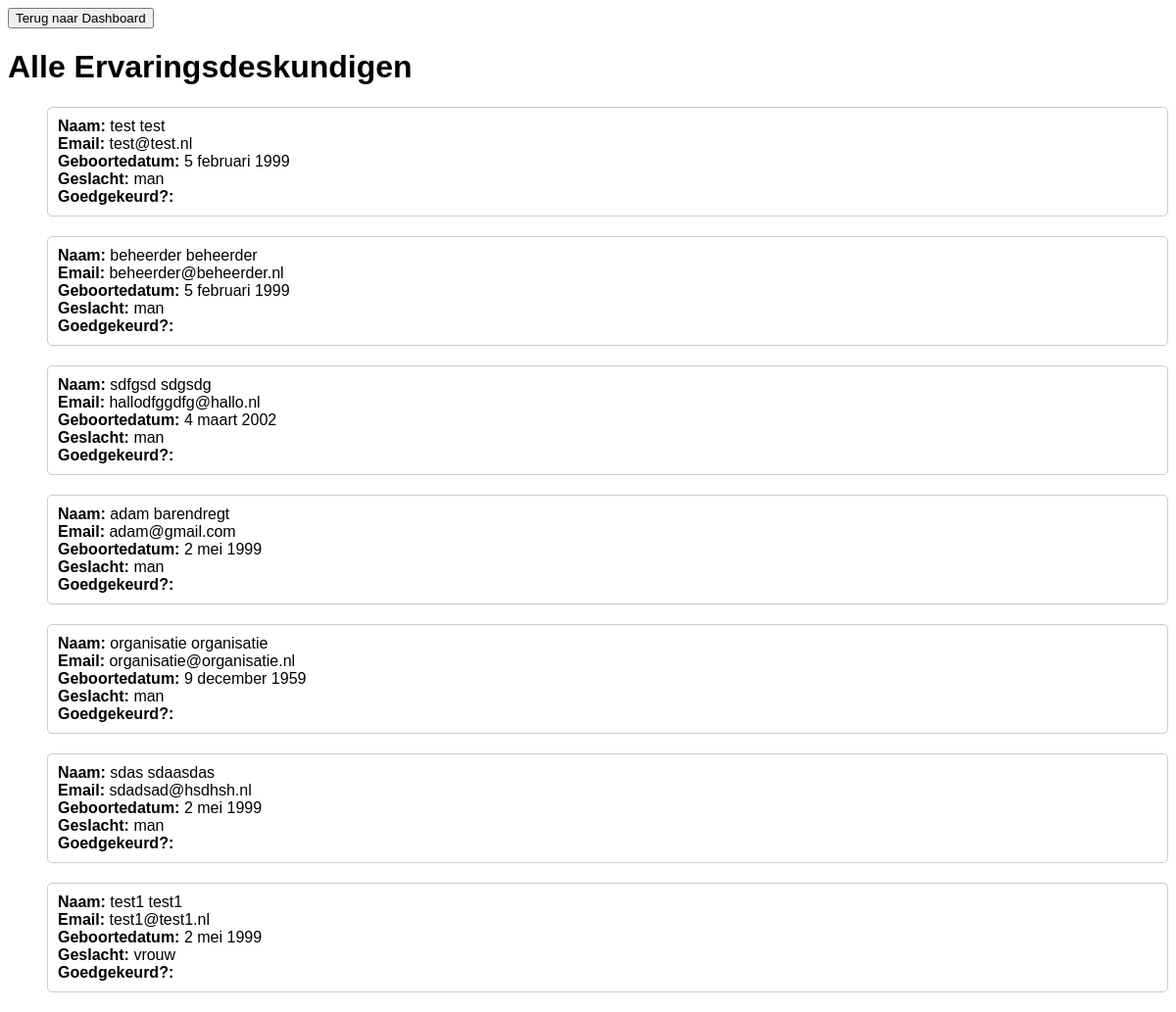
The app's page /beheerders/ervaringsdeskundige/, older data.
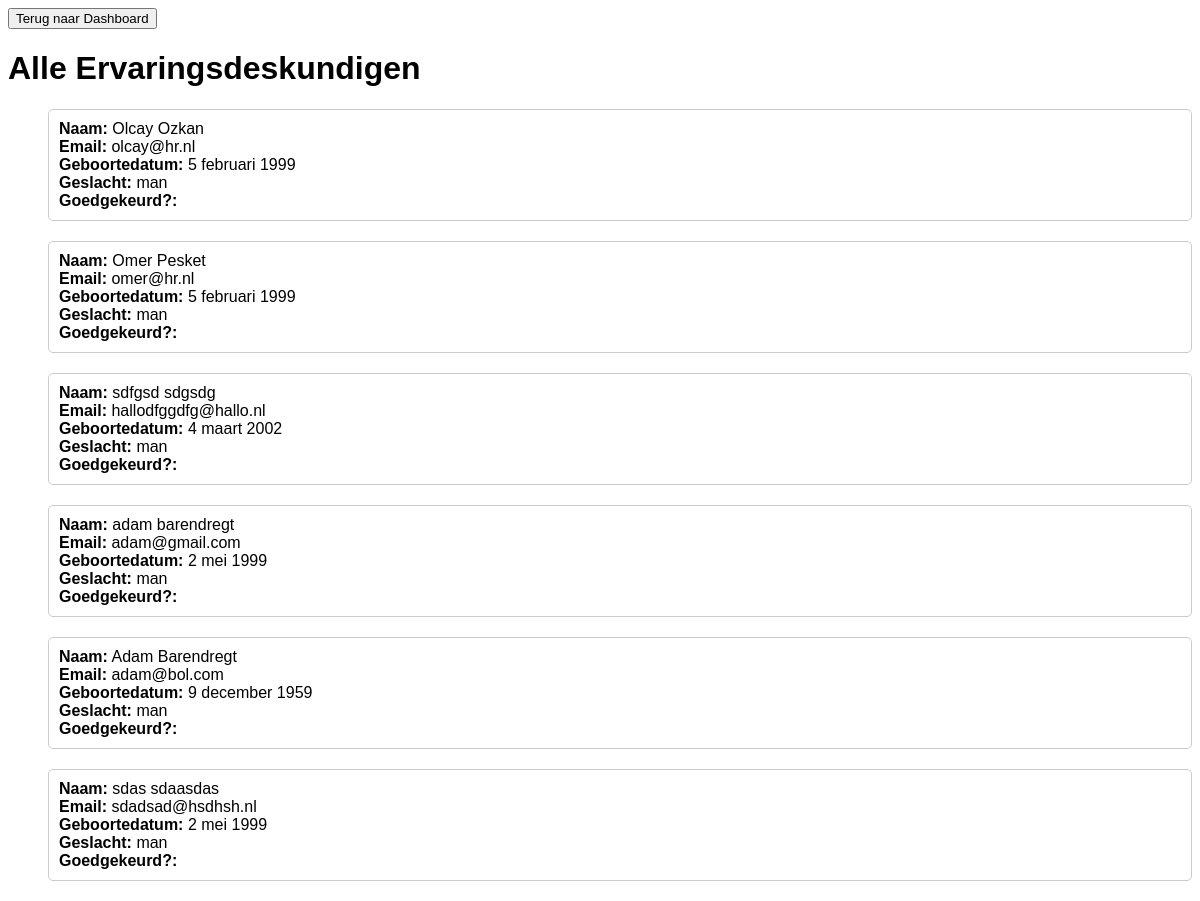
The same page, newer data.
### core/models.py (models this page shows, shortened)
class Gebruikers(AbstractBaseUser, PermissionsMixin):
    gebruiker_id = models.AutoField(primary_key=True)
    voornaam = models.CharField(max_length=255)
    achternaam = models.CharField(max_length=255)
    is_beheerder = models.BooleanField(default=False)
    is_organisatie = models.BooleanField(default=False)
    postcode = models.CharField(max_length=6, blank=True, null=True)
    geslacht = models.CharField(max_length=10, blank=True, null=True)
    email = models.EmailField(unique=True)
    telefoonnummer = models.CharField(max_length=20, blank=True, null=True)
    geboortedatum = models.DateField()
    last_login = models.DateTimeField(blank=True, null=True)
    organisatie = models.ForeignKey(Organisaties, on_delete=models.SET_NULL, null=True, blank=True)
    objects = GebruikersManager()
    USERNAME_FIELD = 'email'
    REQUIRED_FIELDS = []
    class Meta:
        db_table = 'gebruikers'

### beheerders/views.py (the view)
# urls.py: path('ervaringsdeskundige/', views.ervaringsdeskundige, name='ervaringsdeskundige'),
def ervaringsdeskundige(request):
    ervaringsdeskundigen = Gebruikers.objects.all()
    return render(request, 'ervaringsdeskundige.html', {'ervaringsdeskundigen': ervaringsdeskundigen})

### beheerders/templates/ervaringsdeskundige.html (shortened to what this page needs)
<!DOCTYPE html>
<html lang="nl">
<head>
    {% load static %}
</head>
<body>
<button onclick="location.href='{% url 'dashboard_beheer' %}';" class="terug-knop">Terug naar Dashboard</button>
    <h1>Alle Ervaringsdeskundigen</h1>
    <ul>
        {% for gebruiker in ervaringsdeskundigen %}
            <li id="ervaringsdeskundige-item-{{ ervaringsdeskundige.pk }}">
                <strong>Naam:</strong> {{ gebruiker.voornaam }} {{ gebruiker.achternaam }}<br>
                <strong>Email:</strong> {{ gebruiker.email }}<br>
                <strong>Geboortedatum:</strong> {{ gebruiker.geboortedatum }}<br>
                <strong>Geslacht:</strong> {{ gebruiker.geslacht }}<br>
                <strong>Goedgekeurd?:</strong><span id="is_goedgekeurd-{{ ervaringsdeskundige.pk }}">{{ ervaringsdeskundige.status }}</span> {{ ervaringsdeskundige.is_goedgekeurd }}<br>
            </li>
        {% empty %}
            <li>Geen ervaringsdeskundigen gevonden.</li>
        {% endfor %}
    </ul>
</body>
</html>

Row changes from the older to the newer data that the page shows:
removed Gebruikers: voornaam "test1", achternaam "test1", email "test1@test1.nl", geboortedatum "2 mei 1999", geslacht "vrouw"
changed Gebruikers: voornaam "test" → "Olcay"; achternaam "test" → "Ozkan"; email "test@test.nl" → "olcay@hr.nl"
changed Gebruikers: voornaam "beheerder" → "Omer"; achternaam "beheerder" → "Pesket"; email "beheerder@beheerder.nl" → "omer@hr.nl"
changed Gebruikers: voornaam "organisatie" → "Adam"; achternaam "organisatie" → "Barendregt"; email "organisatie@organisatie.nl" → "adam@bol.com"
